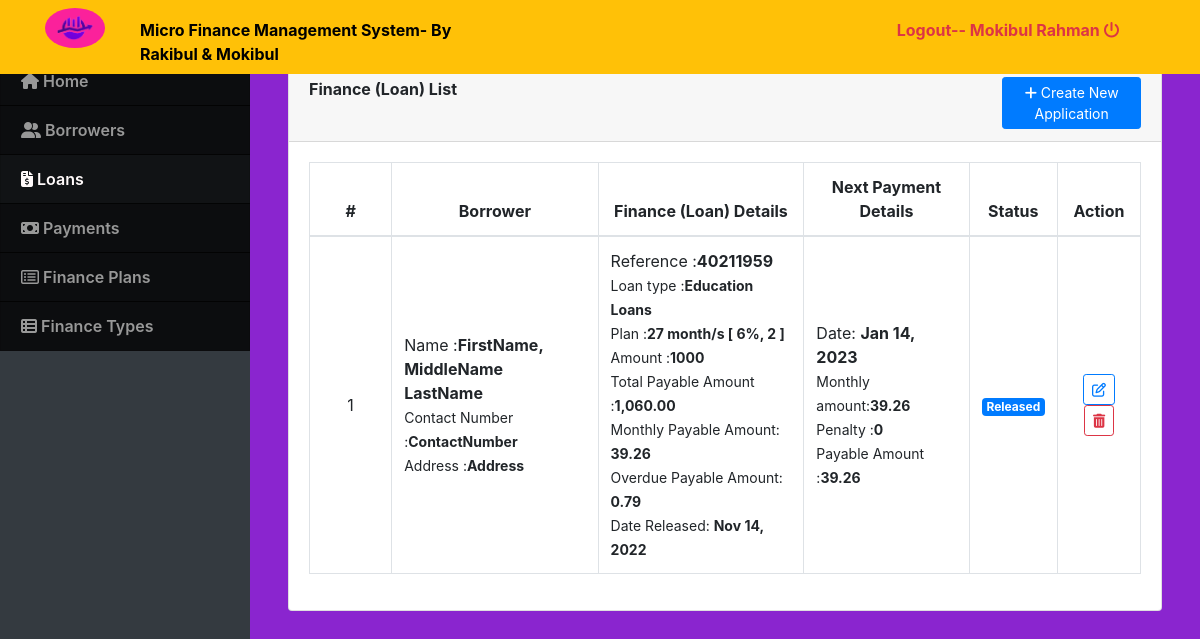
/index.php?page=loans (signed in), run on an earlier commit of the app's database.
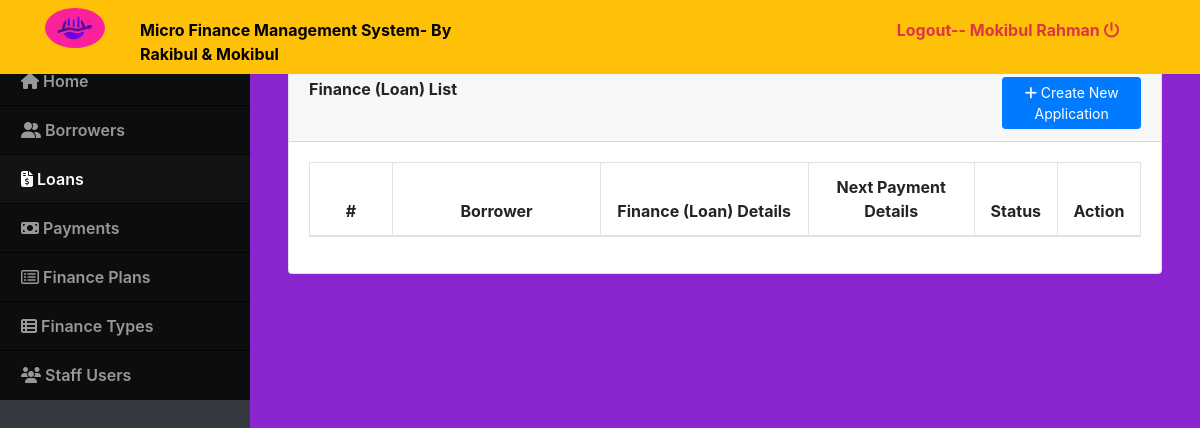
And on a later commit of the database.
### tables this page shows
CREATE TABLE `loan_list` (
  `id` int(30) NOT NULL,
  `ref_no` varchar(50) NOT NULL,
  `loan_type_id` int(30) NOT NULL,
  `borrower_id` int(30) NOT NULL,
  `purpose` text NOT NULL,
  `amount` double NOT NULL,
  `plan_id` int(30) NOT NULL,
  `status` tinyint(1) NOT NULL DEFAULT 0 COMMENT '0= request, 1= confrimed,2=released,3=complteted,4=denied\r\n',
  `date_released` datetime NOT NULL,
  `date_created` datetime NOT NULL DEFAULT current_timestamp() ON UPDATE current_timestamp()
);

CREATE TABLE `borrowers` (
  `id` int(30) NOT NULL,
  `firstname` varchar(100) NOT NULL,
  `middlename` varchar(100) NOT NULL,
  `lastname` varchar(100) NOT NULL,
  `contact_no` varchar(30) NOT NULL,
  `address` text NOT NULL,
  `email` varchar(50) NOT NULL,
  `tax_id` varchar(50) NOT NULL,
  `date_created` int(11) NOT NULL
);

CREATE TABLE `loan_plan` (
  `id` int(30) NOT NULL,
  `months` int(11) NOT NULL,
  `interest_percentage` float NOT NULL,
  `penalty_rate` int(11) NOT NULL
);

CREATE TABLE `loan_schedules` (
  `id` int(30) NOT NULL,
  `loan_id` int(30) NOT NULL,
  `date_due` date NOT NULL
);

### loans.php (the view, shortened to what this page needs)
<?php include 'db_connect.php' ?>
<div class="container-fluid">
	<div class="col-lg-12">
		<div class="card">
			<div class="card-header">
				<large class="card-title">
					<b>Finance (Loan) List</b>
					<button class="btn btn-primary btn-sm btn-block col-md-2 float-right" type="button" id="new_application"><i class="fa fa-plus"></i> Create New Application</button>
				</large>
			</div>
			<div class="card-body">
				<table class="table table-bordered" id="loan-list">
					<colgroup>
						<col width="10%">
						<col width="25%">
						<col width="25%">
						<col width="20%">
						<col width="10%">
						<col width="10%">
					</colgroup>
					<thead>
						<tr>
							<th class="text-center">#</th>
							<th class="text-center">Borrower</th>
							<th class="text-center">Finance (Loan) Details</th>
							<th class="text-center">Next Payment Details</th>
							<th class="text-center">Status</th>
							<th class="text-center">Action</th>
						</tr>
					</thead>
					<tbody>
						<?php
						$i = 1;
						$type = $conn->query("SELECT * FROM loan_types where id in (SELECT loan_type_id from loan_list) ");
						while ($row = $type->fetch_assoc()) {
							$type_arr[$row['id']] = $row['type_name'];
						}
						$plan = $conn->query("SELECT *,concat(months,' month/s [ ',interest_percentage,'%, ',penalty_rate,' ]') as plan FROM loan_plan where id in (SELECT plan_id from loan_list) ");
						while ($row = $plan->fetch_assoc()) {
							$plan_arr[$row['id']] = $row;
						}
						$qry = $conn->query("SELECT l.*,concat(b.firstname,', ',b.middlename,' ',b.lastname)as name, b.contact_no, b.address from loan_list l inner join borrowers b on b.id = l.borrower_id  order by id asc");
						while ($row = $qry->fetch_assoc()) :
							$monthly = ($row['amount'] + ($row['amount'] * ($plan_arr[$row['plan_id']]['interest_percentage'] / 100))) / $plan_arr[$row['plan_id']]['months'];
							$penalty = $monthly * ($plan_arr[$row['plan_id']]['penalty_rate'] / 100);
							$payments = $conn->query("SELECT * from payments where loan_id =" . $row['id']);
							$paid = $payments->num_rows;
							$offset = $paid > 0 ? " offset $paid " : "";
							if ($row['status'] == 2) :
								$next = $conn->query("SELECT * FROM loan_schedules where loan_id = '" . $row['id'] . "'  order by date(date_due) asc limit 1 $offset ")->fetch_assoc()['date_due'];
							endif;
						?>
							<tr>
								<td class="text-center"><?php echo $i++ ?></td>
								<td>
									<p>Name :<b><?php echo $row['name'] ?></b></p>
									<p><small>Contact Number :<b><?php echo $row['contact_no'] ?></small></b></p>
									<p><small>Address :<b><?php echo $row['address'] ?></small></b></p>
								</td>
								<td>
									<p>Reference :<b><?php echo $row['ref_no'] ?></b></p>
									<p><small>Loan type :<b><?php echo $type_arr[$row['loan_type_id']] ?></small></b></p>
									<p><small>Plan :<b><?php echo $plan_arr[$row['plan_id']]['plan'] ?></small></b></p>
									<p><small>Amount :<b><?php echo $row['amount'] ?></small></b></p>
									<p><small>Total Payable Amount :<b><?php echo number_format($monthly * $plan_arr[$row['plan_id']]['months'], 2) ?></small></b></p>
									<p><small>Monthly Payable Amount: <b><?php echo number_format($monthly, 2) ?></small></b></p>
									<p><small>Overdue Payable Amount: <b><?php echo number_format($penalty, 2) ?></small></b></p>
									<?php if ($row['status'] == 2 || $row['status'] == 3) : ?>
										<p><small>Date Released: <b><?php echo date("M d, Y", strtotime($row['date_released'])) ?></small></b></p>
									<?php endif; ?>
								</td>
								<td>
									<?php if ($row['status'] == 2) : ?>
										<p>Date: <b>
												<?php echo date('M d, Y', strtotime($next)); ?>
											</b></p>
										<p><small>Monthly amount:<b><?php echo number_format($monthly, 2) ?></b></small></p>
										<p><small>Penalty :<b><?php echo $add = (date('Ymd', strtotime($next)) < date("Ymd")) ?  $penalty : 0; ?></b></small></p>
										<p><small>Payable Amount :<b><?php echo number_format($monthly + $add, 2) ?></b></small></p>
									<?php else : ?>
										N/a
									<?php endif; ?>
								</td>
								<td class="text-center">
									<?php if ($row['status'] == 0) : ?>
										<span class="badge badge-warning">For Approval</span>
									<?php elseif ($row['status'] == 1) : ?>
										<span class="badge badge-info">Approved</span>
									<?php elseif ($row['status'] == 2) : ?>
										<span class="badge badge-primary">Released</span>
									<?php elseif ($row['status'] == 3) : ?>
										<span class="badge badge-success">Completed</span>
									<?php elseif ($row['status'] == 4) : ?>
										<span class="badge badge-danger">Denied</span>
									<?php endif; ?>
								</td>
								<td class="text-center">
									<button class="btn btn-outline-primary btn-sm edit_loan" type="button" data-id="<?php echo $row['id'] ?>"><i class="fa fa-edit"></i></button>
									<button class="btn btn-outline-danger btn-sm delete_loan" type="button" data-id="<?php echo $row['id'] ?>"><i class="fa fa-trash"></i></button>
								</td>
							</tr>
						<?php endwhile; ?>
					</tbody>
				</table>
			</div>
		</div>
	</div>
</div>

### index.php (shortened to what this page needs)
<!DOCTYPE html>
<html lang="en">
<head>
  <?php
  include('./header.php');
  ?>
</head>
<body>
  <?php include 'topbar.php' ?>
  <?php include 'navbar.php' ?>
  <main id="view-panel">
    <?php $page = isset($_GET['page']) ? $_GET['page'] : 'home'; ?>
    <?php include $page . '.php' ?>
  </main>
</body>
</html>

### header.php (shortened to what this page needs)
<link href="assets/css/style.css" rel="stylesheet">
<link type="text/css" rel="stylesheet" href="assets/css/jquery-te-1.4.0.css">
<link href="assets/css/jquery.datetimepicker.min.css" rel="stylesheet">
<link href="assets/css/select2.min.css" rel="stylesheet">
<link href="assets/DataTables/datatables.min.css" rel="stylesheet">
<link rel="stylesheet" href="https://cdn.jsdelivr.net/npm/bootstrap@4.6.2/dist/css/bootstrap.min.css">

### topbar.php (shortened to what this page needs)
<nav class="navbar navbar-light fixed-top bg-warning" style="padding:0; ">
  <div class="container-fluid mt-2 mb-2">
  	<div class="col-lg-12">
  		<div class="col-md-1 float-left" style="display: flex;">
  			<div>
          <img class="logo" src="assets/img/logo.png" alt="Logo">
  			</div>
  		</div>
      <div class="col-md-4 float-left text-white loanms" >
        <large style="color: black;"><b>Micro Finance Management System- By Rakibul & Mokibul</b></large>
      </div>
	  	<div class="col-md-2 float-right text-white loanms">
	  		<a href="ajax.php?action=logout" class="text-danger user-logout">Logout-- <?php echo $_SESSION['login_name'] ?> <i class="fa fa-power-off"></i></a>
	    </div>
    </div>
  </div>
</nav>

### navbar.php (shortened to what this page needs)
<nav id="sidebar" class='mx-lt-5 bg-dark ' >
		<div class="sidebar-list">
				<a href="index.php?page=home" class="nav-item nav-home"><span class='icon-field'><i class="fa fa-home"></i></span> Home</a>
				<a href="index.php?page=borrowers" class="nav-item nav-borrowers"><span class='icon-field'><i class="fa fa-user-friends"></i></span> Borrowers</a>
				<a href="index.php?page=loans" class="nav-item nav-loans"><span class='icon-field'><i class="fa fa-file-invoice-dollar"></i></span> Loans</a>
				<a href="index.php?page=payments" class="nav-item nav-payments"><span class='icon-field'><i class="fa fa-money-bill"></i></span> Payments</a>
				<a href="index.php?page=plan" class="nav-item nav-plan"><span class='icon-field'><i class="fa fa-list-alt"></i></span> Finance Plans</a>
				<a href="index.php?page=loan_type" class="nav-item nav-loan_type"><span class='icon-field'><i class="fa fa-th-list"></i></span> Finance Types</a>
				<?php if($_SESSION['login_type'] == 1): ?>
				<a href="index.php?page=users" class="nav-item nav-users"><span class='icon-field'><i class="fa fa-users"></i></span> Staff Users</a>
			<?php endif; ?>
		</div>
</nav>

### assets/css/style.css (style rules this page uses)
body { font-family: "Open Sans", sans-serif; color: #444444; width: 100%; height: calc(100%); }
a { color: #1977cc; }
nav#sidebar { height: calc(100%); position: fixed; z-index: 99; left: 0; width: 250px; background-repeat: no-repeat; background-size: cover; }
a.nav-item { position: relative; display: block; padding: .75rem 1.25rem; margin-bottom: -1px; border: 1px solid rgba(0,0,0,.125); background-color: #000000c4; color: #989898; font-weight: 600; }
a.nav-item:hover, .nav-item.active { background-color: #000000ad; color: #fffafa; }
main#view-panel { margin-left: 250px; width:calc(100% - 250px); margin-top: 3.5rem; padding: .5em }

### index.php (style rules this page uses)
body { background: #8a25cf; }

### topbar.php (style rules this page uses)
.logo { height: 40px; margin: auto; font-size: 20px; background: #fb219b;; padding: 7px 11px; border-radius: 50% 50%; }
.loanms { margin-top: 10px; max-width: 35%; }
.user-logout { font-weight:bold; margin-left:30%; }

### loans.php (style rules this page uses)
td p { margin: unset; }
td { vertical-align: middle !important; }

What changed in the data, as far as the page shows it:
removed loan_list: name "FirstName, MiddleName LastName", borrower.contact_no "ContactNumber", borrower.address "Address", ref_no "40211959", loan_type "Education Loans", plan "27 month/s [ 6%, 2 ]", amount "1000", $monthly * $plan_arr[$row['plan_id']]['months'] "1,060.00", monthly "39.26", penalty "0.79", date_released "Nov 14, 2022", id.date_due "Jan 14, 2023", $monthly + $add "39.26", status "Released"
Also different on the page:
text now shown: "Staff Users"
